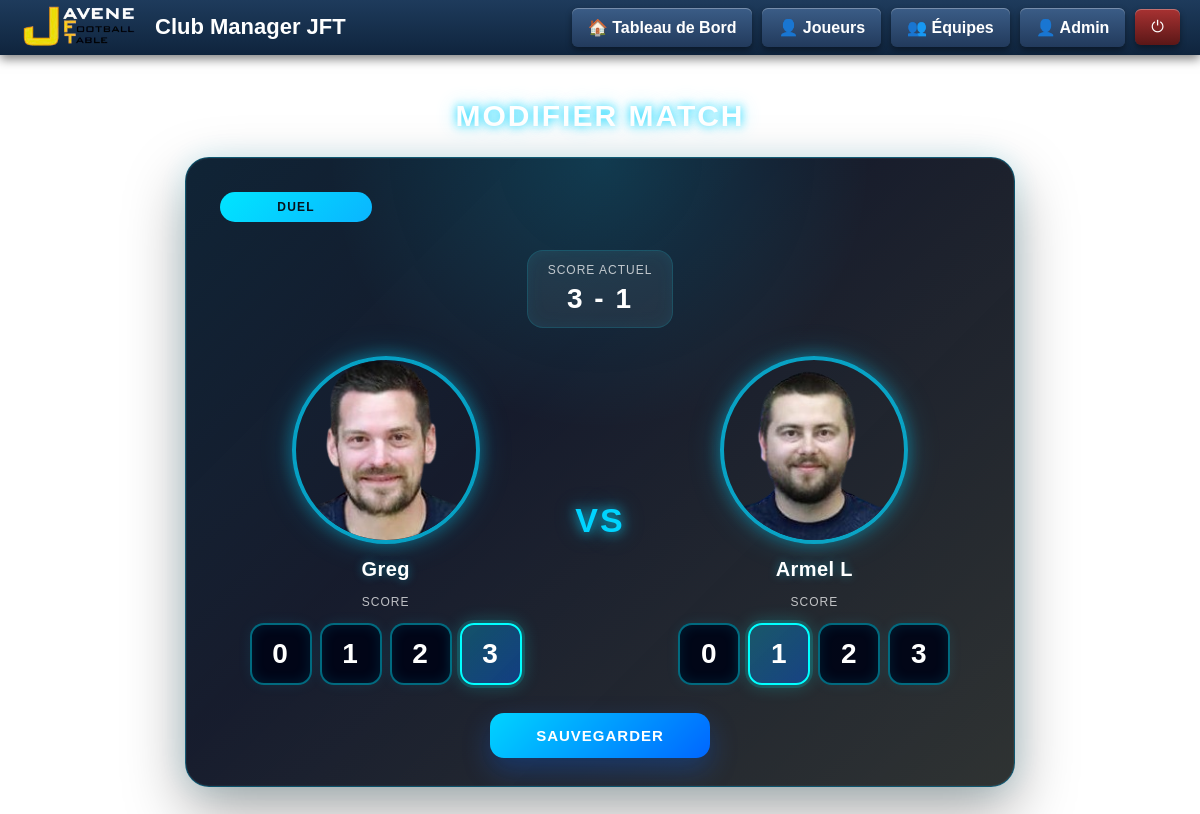
The app's page /admin/match/edit/1, older data.
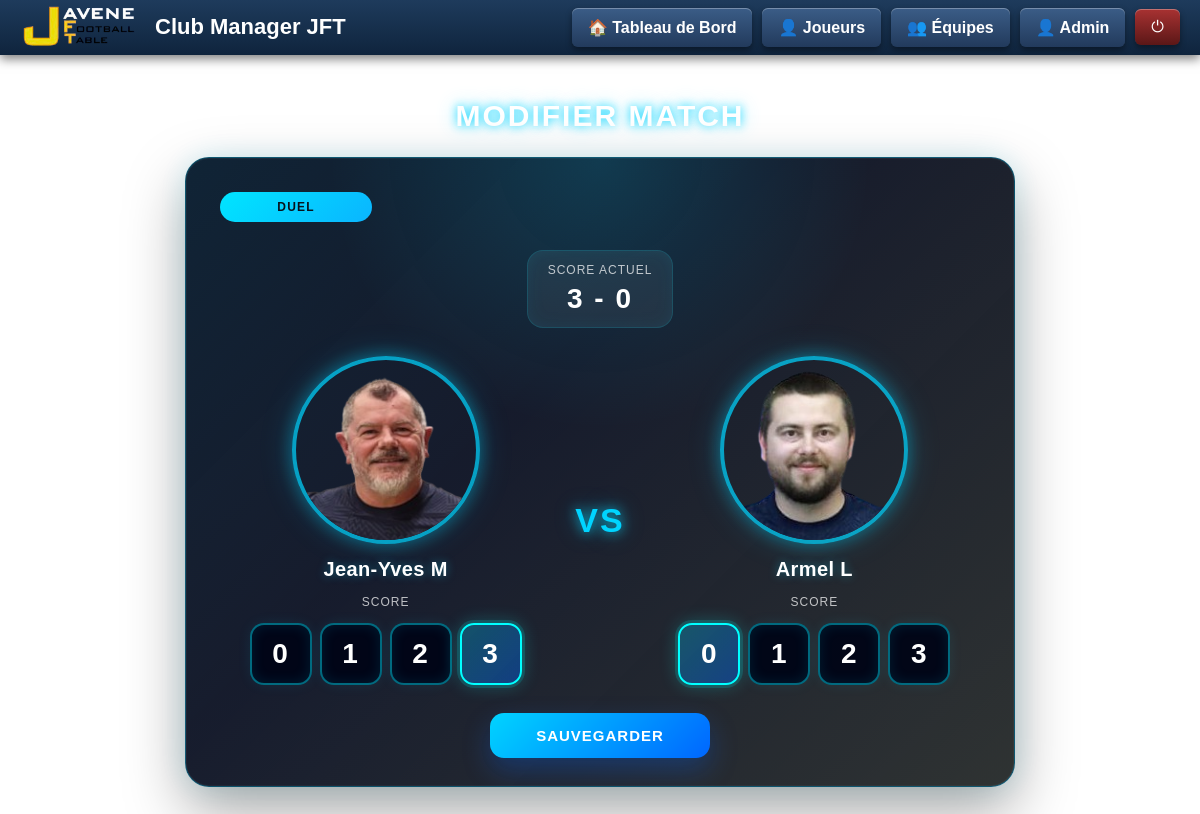
The same page, newer data.
### app.py (models this page shows)
class Match(db.Model):
    id = db.Column(db.Integer, primary_key=True)
    date = db.Column(db.String(20))
    playerA_id = db.Column(db.Integer, db.ForeignKey('player.id'))
    playerB_id = db.Column(db.Integer, db.ForeignKey('player.id'))
    playerA = db.relationship("Player", foreign_keys=[playerA_id])
    playerB = db.relationship("Player", foreign_keys=[playerB_id])
    scoreA = db.Column(db.Integer)
    scoreB = db.Column(db.Integer)
    type = db.Column(db.String(10))
    season_id = db.Column(db.Integer, db.ForeignKey('season.id'))

class Player(db.Model):
    id = db.Column(db.Integer, primary_key=True)
    name = db.Column(db.String(100))
    mail = db.Column(db.String(200))
    photo = db.Column(db.String(200), default="/static/img/default.png")
    sexe = db.Column(db.String(1), default="M")
    actif = db.Column(db.Boolean, default=True)
    team = db.Column(db.String(1))  # "A", "B" ou NULL
    force_team_b = db.Column(db.Boolean, default=False)
    card_background = db.Column(db.String(200))
    card_video = db.Column(db.String(200), nullable=True)
    duel = db.Column(db.Integer, default=0)
    goal = db.Column(db.Integer, default=0)
    goal_won = db.Column(db.Integer, default=0)
    matches = db.Column(db.Integer, default=0)
    matches_duel = db.Column(db.Integer, default=0)
    matches_goal = db.Column(db.Integer, default=0)
    wins = db.Column(db.Integer, default=0)
    losses = db.Column(db.Integer, default=0)
    elo = db.Column(db.Integer, default=1000)
    membre_club = db.Column(db.Boolean, default=True)
    interclub = db.Column(db.Boolean, default=False)
    interclub_wins = db.Column(db.Integer, default=0)
    atelier_duel = db.Column(db.Boolean, default=True)
    atelier_goal = db.Column(db.Boolean, default=True)
    external_club = db.Column(db.String(100))
    club_logo = db.Column(db.String(200))
    dette = db.Column(db.Float, default=0)
    chbb = db.Column(db.Boolean, default=False)
    chbb_count = db.Column(db.Integer, default=3)
    chbb_date1 = db.Column(db.String(50))
    chbb_date2 = db.Column(db.String(50))
    chbb_date3 = db.Column(db.String(50))

### app.py (the view, shortened to what this page needs)
@app.route("/admin/match/edit/<int:id>", methods=["GET", "POST"])
def edit_match(id):
    match = Match.query.get_or_404(id)
    players = Player.query.all()
    players_dict = {p.id: p for p in players}
    return render_template(
        "admin_match_edit.html",
        match=match,
        players_dict=players_dict
    )

### app.py (called while the page is built)
@app.after_request
def add_header(response):
    response.headers["Cache-Control"] = "no-store"
    return response

### templates/admin_match_edit.html (shortened to what this page needs)
{% extends "base.html" %}
{% block content %}
<div class="admin-container">
    <h2>Modifier match</h2>
    <div class="match-edit-card">
        <div class="match-type-badge match-type-{{ (match.type or '')|lower }}">
            {{ match.type }}
        </div>
        <form method="POST" class="score-form">
            <div class="current-score-banner">
                <span class="current-score-label">Score actuel</span>
                <strong>{{ match.scoreA if match.scoreA is not none else "-" }} - {{ match.scoreB if match.scoreB is not none else "-" }}</strong>
            </div>
            <div class="players">
                <div class="player">
                    <img src="{{ players_dict[match.playerA_id].photo if match.playerA_id in players_dict else '/static/img/default.png' }}">
                    <h3>{{ players_dict[match.playerA_id].name if match.playerA_id in players_dict else "Joueur A" }}</h3>
                    <label>Score</label>
                    <div class="score-picker" role="radiogroup" aria-label="Score joueur A">
                        {% for score in range(0, 4) %}
                        <label class="score-option">
                            <span>{{ score }}</span>
                        </label>
                        {% endfor %}
                    </div>
                </div>
                <div class="vs">VS</div>
                <div class="player">
                    <img src="{{ players_dict[match.playerB_id].photo if match.playerB_id in players_dict else '/static/img/default.png' }}">
                    <h3>{{ players_dict[match.playerB_id].name if match.playerB_id in players_dict else "Joueur B" }}</h3>
                    <label>Score</label>
                    <div class="score-picker" role="radiogroup" aria-label="Score joueur B">
                        {% for score in range(0, 4) %}
                        <label class="score-option">
                            <span>{{ score }}</span>
                        </label>
                        {% endfor %}
                    </div>
                </div>
            </div>
            <button type="submit" class="btn-save">
                Sauvegarder
            </button>
        </form>
    </div>
</div>
{% endblock %}

### templates/base.html (shortened to what this page needs)
<!DOCTYPE html>
<html lang="fr">
<head>
    <link rel="stylesheet" href="{{ url_for('static', filename='css/style.css') }}">
    <link rel="stylesheet" href="{{
        url_for('static', filename='css/' + request.endpoint + '.css') }}">
    <link rel="stylesheet" href="{{ url_for('static', filename='css/base.css') }}">
    {% set css_path = request.path.strip('/').rsplit('/', 1)[0] %}
</head>
<body class="{{ request.endpoint }}">
    <header class="topbar">
        <div class="topbar_left">
            <img src="/static/img/logo/logo_Javené4.png" class="club-logo">
            <div class="title_menu">Club Manager JFT</div>
        </div>
        <nav class="menu">
            <a href="/" class="btn">🏠 Tableau de Bord</a>
            <a href="/players" class="btn">👤 Joueurs</a>
            <a href="/equipe" class="btn">👥 Équipes</a>
            <a href="/admin" class="btn">👤 Admin</a>
            <form class="poweroff-form" method="POST" action="/system/poweroff"
                onsubmit="return confirm('Créer un backup de babyfoot.db puis éteindre la machine ?')">
                <button type="submit" class="btn btn-power" title="Backup puis arrêt">⏻</button>
            </form>
        </nav>
    </header>
    <div class="container">
        {% block content %}{% endblock %}
    </div>
</body>
</html>

### static/css/style.css (style rules this page uses)
body { margin: 0; font-family: Arial; }
.topbar { display: flex; align-items: center; justify-content: space-between; background: linear-gradient(#1e3b5c, #0f243d); padding: 0px 20px; box-shadow: 0 4px 10px rgba(0, 0, 0, 0.5); overflow: hidden; }
.topbar_left { display:flex; align-items: center; }
.topbar_left .club-logo { width:120px; max-height: 88px; height: auto; display: block; }
.topbar_left .title_menu { color: white; font-size: 22px; font-weight: bold; margin-left: 15px; }
.menu { display: flex; align-items: center; gap: 10px; }
.btn { background: linear-gradient(#3b5d87, #223a5c); padding: 10px 16px; border-radius: 6px; color: white; text-decoration: none; font-weight: bold; box-shadow: inset 0 1px 0 rgba(255, 255, 255, 0.3), 0 3px 6px rgba(0, 0, 0, 0.4); transition: 0.2s; }
.poweroff-form { margin: 0; }
.btn-power { border: 0; cursor: pointer; font: inherit; line-height: 1; min-width: 42px; background: linear-gradient(#a83232, #5b1717); }

Row changes from the older to the newer data that the page shows:
removed Player: photo (picture), name "Greg"
changed Match "DUEL": scoreB "1" → "0"
now on this page (row edited): Player: photo (picture), name "Jean-Yves M"
